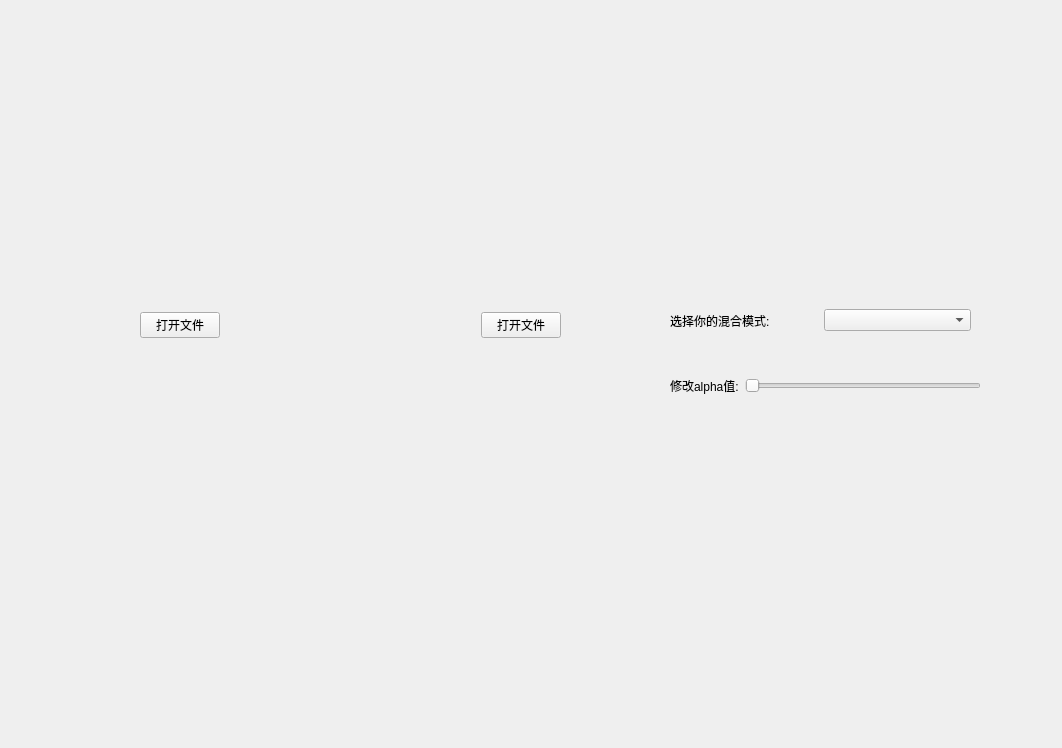
<?xml version="1.0" encoding="UTF-8"?>
<ui version="4.0">
 <class>BlendWindow</class>
 <widget class="QWidget" name="BlendWindow">
  <property name="geometry">
   <rect>
    <x>0</x>
    <y>0</y>
    <width>1062</width>
    <height>748</height>
   </rect>
  </property>
  <property name="windowTitle">
   <string>图层混合</string>
  </property>
  <widget class="QWidget" name="widget" native="true">
   <property name="geometry">
    <rect>
     <x>140</x>
     <y>290</y>
     <width>421</width>
     <height>71</height>
    </rect>
   </property>
   <layout class="QHBoxLayout" name="horizontalLayout">
    <item>
     <widget class="QPushButton" name="btn_open_1">
      <property name="text">
       <string>打开文件</string>
      </property>
     </widget>
    </item>
    <item>
     <spacer name="horizontalSpacer_2">
      <property name="orientation">
       <enum>Qt::Horizontal</enum>
      </property>
      <property name="sizeHint" stdset="0">
       <size>
        <width>40</width>
        <height>20</height>
       </size>
      </property>
     </spacer>
    </item>
    <item>
     <widget class="QPushButton" name="btn_open_2">
      <property name="text">
       <string>打开文件</string>
      </property>
     </widget>
    </item>
   </layout>
  </widget>
  <widget class="QLabel" name="blendImageLabel">
   <property name="geometry">
    <rect>
     <x>150</x>
     <y>370</y>
     <width>431</width>
     <height>351</height>
    </rect>
   </property>
   <property name="text">
    <string/>
   </property>
  </widget>
  <widget class="QLabel" name="imageLabel_2">
   <property name="geometry">
    <rect>
     <x>340</x>
     <y>40</y>
     <width>231</width>
     <height>211</height>
    </rect>
   </property>
   <property name="text">
    <string/>
   </property>
  </widget>
  <widget class="QLabel" name="imageLabel_1">
   <property name="geometry">
    <rect>
     <x>30</x>
     <y>30</y>
     <width>231</width>
     <height>211</height>
    </rect>
   </property>
   <property name="text">
    <string/>
   </property>
  </widget>
  <widget class="QWidget" name="widget_select_blendMode" native="true">
   <property name="geometry">
    <rect>
     <x>670</x>
     <y>290</y>
     <width>301</width>
     <height>61</height>
    </rect>
   </property>
   <layout class="QHBoxLayout" name="horizontalLayout_2">
    <item>
     <widget class="QLabel" name="label">
      <property name="text">
       <string>选择你的混合模式:</string>
      </property>
     </widget>
    </item>
    <item>
     <widget class="QComboBox" name="comboBox_blendMode"/>
    </item>
   </layout>
  </widget>
  <widget class="QWidget" name="widget_select_alpha" native="true">
   <property name="geometry">
    <rect>
     <x>670</x>
     <y>360</y>
     <width>311</width>
     <height>51</height>
    </rect>
   </property>
   <layout class="QHBoxLayout" name="horizontalLayout_3">
    <item>
     <widget class="QLabel" name="label_2">
      <property name="text">
       <string>修改alpha值:</string>
      </property>
     </widget>
    </item>
    <item>
     <widget class="QSlider" name="horizontalSlider_alpha">
      <property name="orientation">
       <enum>Qt::Horizontal</enum>
      </property>
     </widget>
    </item>
   </layout>
  </widget>
 </widget>
 <resources/>
 <connections/>
</ui>
